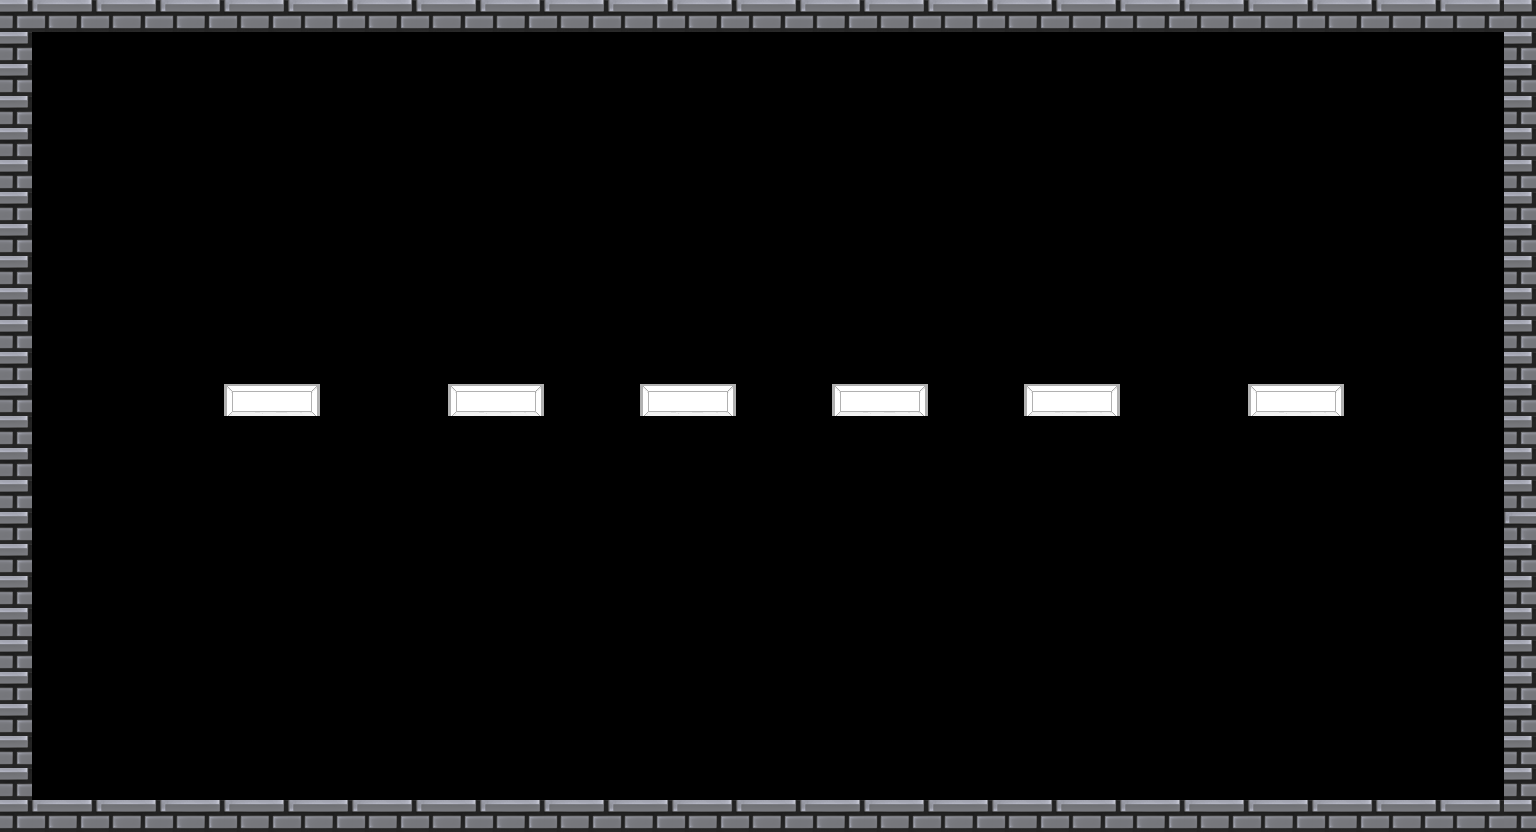

This game map was drawn from its Tiled (.tmx) file and the tilesets committed beside it. A one-line description and the trimmed map source follow:
An orthogonal 48x26 tile map with 32x32 px tiles, 5 tile layers (layer_walls, layer_ceiling, layer_floor, layer_platforms_undestructable, ...), 3 tilesets and 11 objects.

<map version="1.10" tiledversion="1.11.2" orientation="orthogonal" renderorder="right-down" width="48" height="26" tilewidth="32" tileheight="32" infinite="0" nextlayerid="11" nextobjectid="19">
 <editorsettings>
  <export target="Level10.json" format="json" />
 </editorsettings>
 <tileset firstgid="1" name="tileset_muros" tilewidth="32" tileheight="32" tilecount="2" columns="2">
  <image source="../tilesets/tileset_muros.png" width="64" height="32" />
  <tile id="0">
   <objectgroup draworder="index" id="2">
    <object id="1" x="0" y="0" width="32" height="32" />
   </objectgroup>
  </tile>
  <tile id="1">
   <objectgroup draworder="index" id="2">
    <object id="1" x="0" y="0" width="32" height="32" />
   </objectgroup>
  </tile>
 </tileset>
 <tileset firstgid="3" name="tileset_ladders" tilewidth="64" tileheight="64" tilecount="1" columns="1">
  <image source="../tilesets/tileset_ladder.png" width="64" height="64" />
 </tileset>
 <tileset firstgid="4" name="tileset_platforms" tilewidth="32" tileheight="32" tilecount="9" columns="3">
  <image source="../tilesets/tileset_platform.png" width="96" height="96" />
 </tileset>
 <layer id="1" name="layer_walls" width="48" height="26">
  <data>[1248 cells, 48 non-empty, 2 distinct tile ids]</data>
 </layer>
 <layer id="5" name="layer_ceiling" width="48" height="26">
  <data>[1248 cells, 48 non-empty, 2 distinct tile ids]</data>
 </layer>
 <layer id="6" name="layer_floor" width="48" height="26">
  <data>[1248 cells, 48 non-empty, 2 distinct tile ids]</data>
 </layer>
 <layer id="3" name="layer_platforms_undestructable" width="48" height="26">
  <properties>
   <property name="Drop" value="" />
  </properties>
  <data>[1248 cells, 0 non-empty, 0 distinct tile ids]</data>
 </layer>
 <layer id="4" name="layer_platforms_destructable" width="48" height="26">
  <data>[1248 cells, 19 non-empty, 4 distinct tile ids]</data>
 </layer>
 <objectgroup id="7" name="drops">
  <object id="8" x="1301.71" y="368.847">
   <properties>
    <property name="Drop" value="shield" />
   </properties>
  </object>
  <object id="9" x="685.77" y="368.848">
   <properties>
    <property name="Drop" value="life" />
   </properties>
  </object>
  <object id="10" x="880.937" y="372.428">
   <properties>
    <property name="Drop" value="machine_gun" />
   </properties>
  </object>
  <object id="11" x="1070.73" y="372.429">
   <properties>
    <property name="Drop" value="fix_harpoon" />
   </properties>
  </object>
  <object id="12" x="494.184" y="368.848">
   <properties>
    <property name="Drop" value="double_harpoon" />
   </properties>
  </object>
  <object id="14" x="270.369" y="370.638">
   <properties>
    <property name="Drop" value="bomb" />
   </properties>
  </object>
 </objectgroup>
 <objectgroup id="9" name="balls">
  <object id="15" x="211.282" y="136.08">
   <properties>
    <property name="direction x" type="float" value="1" />
    <property name="type" value="n_huge" />
    <property name="velocity" type="float" value="10" />
   </properties>
   <point />
  </object>
  <object id="16" x="1321.41" y="118.174">
   <properties>
    <property name="direction x" type="float" value="-1" />
    <property name="type" value="h_big" />
    <property name="velocity" type="float" value="10" />
   </properties>
   <point />
  </object>
  <object id="18" x="726.952" y="121.756">
   <properties>
    <property name="direction x" type="float" value="0" />
    <property name="type" value="h_big" />
    <property name="velocity" type="float" value="0" />
   </properties>
   <point />
  </object>
 </objectgroup>
 <objectgroup id="10" name="enemies" />
 <objectgroup id="8" name="drops_platforms" />
</map>
